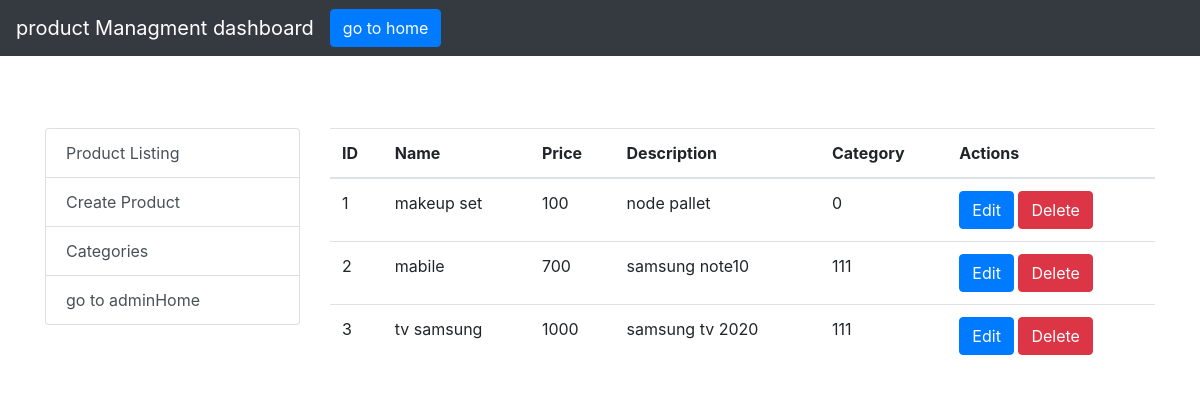
Screenshot of /productDash.php with the database file from the repository.
### tables this page shows
CREATE TABLE `products` (
  `id` int(11) NOT NULL,
  `name` varchar(20) NOT NULL,
  `price` int(11) NOT NULL,
  `description` text NOT NULL,
  `category_id` int(11) NOT NULL
);

### product_listing.php (the view, shortened to what this page needs)
<?php
function getProducts()
{
   include 'database_connection.php';
    $query = "SELECT * FROM products";
    $result = $connection->query($query);
    $products = [];
    if ($result->num_rows > 0) {
        while ($row = $result->fetch_assoc()) {
            $products[] = $row;
        }
    }
    return $products;
}
$products = getProducts();
?>
<table class="table">
    <thead>
        <tr>
            <th>ID</th>
            <th>Name</th>
            <th>Price</th>
            <th>Description</th>
            <th>Category</th>
            <th>Actions</th>
        </tr>
    </thead>
    <tbody>
        <?php foreach ($products as $product) : ?>
            <tr>
                <td><?php echo $product['id']; ?></td>
                <td><?php echo $product['name']; ?></td>
                <td><?php echo $product['price']; ?></td>
                <td><?php echo $product['description']; ?></td>
                <td><?php echo $product['category_id'] ?></td>
                <td>
                    <a href="edit_product.php?id=<?php echo $product['id']; ?>" class="btn btn-primary" name= "editProduct">Edit</a>
                    <a href="delete_product.php?id=<?php echo $product['id']; ?>" class="btn btn-danger">Delete</a>
                </td>
            </tr>
        <?php endforeach; ?>
    </tbody>
</table>

### rows the page displays
products: id "1", name "makeup set", price "100", description "node pallet", category "0"
products: id "2", name "mabile", price "700", description "samsung note10", category "111"
products: id "3", name "tv samsung", price "1000", description "samsung tv 2020", category "111"
